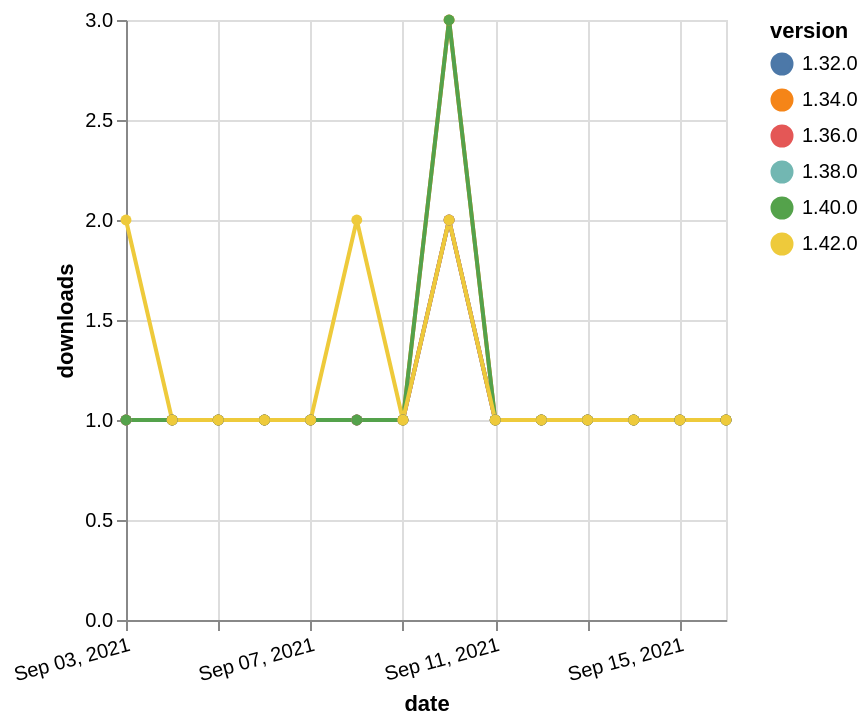

Specify this chart in Vega-Lite:
### Vega-Lite specification from a JSON file in a GitHub repository (floating-point values rounded to 4 significant figures)
{"$schema": "https://vega.github.io/schema/vega-lite/v5.json", "description": "A simple bar chart with embedded data.", "data": {"values": [{"date": "2021-09-03", "total": 349, "delta": 1, "version": "1.34.0"}, {"date": "2021-09-04", "total": 350, "delta": 1, "version": "1.34.0"}, {"date": "2021-09-05", "total": 351, "delta": 1, "version": "1.34.0"}, {"date": "2021-09-06", "total": 352, "delta": 1, "version": "1.34.0"}, {"date": "2021-09-07", "total": 353, "delta": 1, "version": "1.34.0"}, {"date": "2021-09-08", "total": 354, "delta": 1, "version": "1.34.0"}, {"date": "2021-09-09", "total": 355, "delta": 1, "version": "1.34.0"}, {"date": "2021-09-10", "total": 358, "delta": 3, "version": "1.34.0"}, {"date": "2021-09-11", "total": 359, "delta": 1, "version": "1.34.0"}, {"date": "2021-09-12", "total": 360, "delta": 1, "version": "1.34.0"}, {"date": "2021-09-13", "total": 361, "delta": 1, "version": "1.34.0"}, {"date": "2021-09-14", "total": 362, "delta": 1, "version": "1.34.0"}, {"date": "2021-09-15", "total": 363, "delta": 1, "version": "1.34.0"}, {"date": "2021-09-16", "total": 364, "delta": 1, "version": "1.34.0"}, {"date": "2021-09-03", "total": 243, "delta": 1, "version": "1.32.0"}, {"date": "2021-09-04", "total": 244, "delta": 1, "version": "1.32.0"}, {"date": "2021-09-05", "total": 245, "delta": 1, "version": "1.32.0"}, {"date": "2021-09-06", "total": 246, "delta": 1, "version": "1.32.0"}, {"date": "2021-09-07", "total": 247, "delta": 1, "version": "1.32.0"}, {"date": "2021-09-08", "total": 248, "delta": 1, "version": "1.32.0"}, {"date": "2021-09-09", "total": 249, "delta": 1, "version": "1.32.0"}, {"date": "2021-09-10", "total": 251, "delta": 2, "version": "1.32.0"}, {"date": "2021-09-11", "total": 252, "delta": 1, "version": "1.32.0"}, {"date": "2021-09-12", "total": 253, "delta": 1, "version": "1.32.0"}, {"date": "2021-09-13", "total": 254, "delta": 1, "version": "1.32.0"}, {"date": "2021-09-14", "total": 255, "delta": 1, "version": "1.32.0"}, {"date": "2021-09-15", "total": 256, "delta": 1, "version": "1.32.0"}, {"date": "2021-09-16", "total": 257, "delta": 1, "version": "1.32.0"}, {"date": "2021-09-03", "total": 164, "delta": 1, "version": "1.38.0"}, {"date": "2021-09-04", "total": 165, "delta": 1, "version": "1.38.0"}, {"date": "2021-09-05", "total": 166, "delta": 1, "version": "1.38.0"}, {"date": "2021-09-06", "total": 167, "delta": 1, "version": "1.38.0"}, {"date": "2021-09-07", "total": 168, "delta": 1, "version": "1.38.0"}, {"date": "2021-09-08", "total": 169, "delta": 1, "version": "1.38.0"}, {"date": "2021-09-09", "total": 170, "delta": 1, "version": "1.38.0"}, {"date": "2021-09-10", "total": 172, "delta": 2, "version": "1.38.0"}, {"date": "2021-09-11", "total": 173, "delta": 1, "version": "1.38.0"}, {"date": "2021-09-12", "total": 174, "delta": 1, "version": "1.38.0"}, {"date": "2021-09-13", "total": 175, "delta": 1, "version": "1.38.0"}, {"date": "2021-09-14", "total": 176, "delta": 1, "version": "1.38.0"}, {"date": "2021-09-15", "total": 177, "delta": 1, "version": "1.38.0"}, {"date": "2021-09-16", "total": 178, "delta": 1, "version": "1.38.0"}, {"date": "2021-09-03", "total": 188, "delta": 1, "version": "1.36.0"}, {"date": "2021-09-04", "total": 189, "delta": 1, "version": "1.36.0"}, {"date": "2021-09-05", "total": 190, "delta": 1, "version": "1.36.0"}, {"date": "2021-09-06", "total": 191, "delta": 1, "version": "1.36.0"}, {"date": "2021-09-07", "total": 192, "delta": 1, "version": "1.36.0"}, {"date": "2021-09-08", "total": 193, "delta": 1, "version": "1.36.0"}, {"date": "2021-09-09", "total": 194, "delta": 1, "version": "1.36.0"}, {"date": "2021-09-10", "total": 196, "delta": 2, "version": "1.36.0"}, {"date": "2021-09-11", "total": 197, "delta": 1, "version": "1.36.0"}, {"date": "2021-09-12", "total": 198, "delta": 1, "version": "1.36.0"}, {"date": "2021-09-13", "total": 199, "delta": 1, "version": "1.36.0"}, {"date": "2021-09-14", "total": 200, "delta": 1, "version": "1.36.0"}, {"date": "2021-09-15", "total": 201, "delta": 1, "version": "1.36.0"}, {"date": "2021-09-16", "total": 202, "delta": 1, "version": "1.36.0"}, {"date": "2021-09-03", "total": 170, "delta": 1, "version": "1.40.0"}, {"date": "2021-09-04", "total": 171, "delta": 1, "version": "1.40.0"}, {"date": "2021-09-05", "total": 172, "delta": 1, "version": "1.40.0"}, {"date": "2021-09-06", "total": 173, "delta": 1, "version": "1.40.0"}, {"date": "2021-09-07", "total": 174, "delta": 1, "version": "1.40.0"}, {"date": "2021-09-08", "total": 175, "delta": 1, "version": "1.40.0"}, {"date": "2021-09-09", "total": 176, "delta": 1, "version": "1.40.0"}, {"date": "2021-09-10", "total": 179, "delta": 3, "version": "1.40.0"}, {"date": "2021-09-11", "total": 180, "delta": 1, "version": "1.40.0"}, {"date": "2021-09-12", "total": 181, "delta": 1, "version": "1.40.0"}, {"date": "2021-09-13", "total": 182, "delta": 1, "version": "1.40.0"}, {"date": "2021-09-14", "total": 183, "delta": 1, "version": "1.40.0"}, {"date": "2021-09-15", "total": 184, "delta": 1, "version": "1.40.0"}, {"date": "2021-09-16", "total": 185, "delta": 1, "version": "1.40.0"}, {"date": "2021-09-03", "total": 114, "delta": 2, "version": "1.42.0"}, {"date": "2021-09-04", "total": 115, "delta": 1, "version": "1.42.0"}, {"date": "2021-09-05", "total": 116, "delta": 1, "version": "1.42.0"}, {"date": "2021-09-06", "total": 117, "delta": 1, "version": "1.42.0"}, {"date": "2021-09-07", "total": 118, "delta": 1, "version": "1.42.0"}, {"date": "2021-09-08", "total": 120, "delta": 2, "version": "1.42.0"}, {"date": "2021-09-09", "total": 121, "delta": 1, "version": "1.42.0"}, {"date": "2021-09-10", "total": 123, "delta": 2, "version": "1.42.0"}, {"date": "2021-09-11", "total": 124, "delta": 1, "version": "1.42.0"}, {"date": "2021-09-12", "total": 125, "delta": 1, "version": "1.42.0"}, {"date": "2021-09-13", "total": 126, "delta": 1, "version": "1.42.0"}, {"date": "2021-09-14", "total": 127, "delta": 1, "version": "1.42.0"}, {"date": "2021-09-15", "total": 128, "delta": 1, "version": "1.42.0"}, {"date": "2021-09-16", "total": 129, "delta": 1, "version": "1.42.0"}]}, "width": "container", "mark": {"type": "line", "point": {"filled": true}}, "encoding": {"x": {"field": "date", "type": "temporal", "timeUnit": "yearmonthdate", "title": "date", "axis": {"labelAngle": -15}}, "y": {"field": "delta", "type": "quantitative", "title": "downloads"}, "color": {"field": "version", "type": "nominal"}, "tooltip": {"field": "delta"}}}
